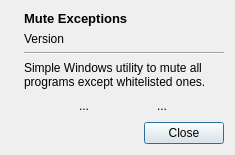
<?xml version="1.0" encoding="UTF-8"?>
<ui version="4.0">
 <class>AboutDialog</class>
 <widget class="QDialog" name="AboutDialog">
  <property name="windowModality">
   <enum>Qt::ApplicationModal</enum>
  </property>
  <property name="geometry">
   <rect>
    <x>0</x>
    <y>0</y>
    <width>400</width>
    <height>208</height>
   </rect>
  </property>
  <property name="sizePolicy">
   <sizepolicy hsizetype="Fixed" vsizetype="Fixed">
    <horstretch>0</horstretch>
    <verstretch>0</verstretch>
   </sizepolicy>
  </property>
  <property name="minimumSize">
   <size>
    <width>0</width>
    <height>0</height>
   </size>
  </property>
  <property name="windowTitle">
   <string>About Mute Exceptions</string>
  </property>
  <property name="sizeGripEnabled">
   <bool>false</bool>
  </property>
  <property name="modal">
   <bool>true</bool>
  </property>
  <layout class="QVBoxLayout" name="verticalLayout">
   <property name="sizeConstraint">
    <enum>QLayout::SetFixedSize</enum>
   </property>
   <item>
    <layout class="QHBoxLayout" name="mainLayout">
     <item>
      <widget class="QLabel" name="logoLabel">
       <property name="sizePolicy">
        <sizepolicy hsizetype="Fixed" vsizetype="Fixed">
         <horstretch>0</horstretch>
         <verstretch>0</verstretch>
        </sizepolicy>
       </property>
       <property name="text">
        <string/>
       </property>
       <property name="pixmap">
        <pixmap resource="../resources/resources.qrc">:/MuteExceptions/about.png</pixmap>
       </property>
       <property name="openExternalLinks">
        <bool>false</bool>
       </property>
      </widget>
     </item>
     <item>
      <layout class="QVBoxLayout" name="infoLayout">
       <property name="sizeConstraint">
        <enum>QLayout::SetDefaultConstraint</enum>
       </property>
       <item>
        <widget class="QLabel" name="applicationNameLabel">
         <property name="sizePolicy">
          <sizepolicy hsizetype="Preferred" vsizetype="Preferred">
           <horstretch>0</horstretch>
           <verstretch>0</verstretch>
          </sizepolicy>
         </property>
         <property name="font">
          <font>
           <pointsize>10</pointsize>
           <weight>75</weight>
           <bold>true</bold>
          </font>
         </property>
         <property name="text">
          <string>Mute Exceptions</string>
         </property>
        </widget>
       </item>
       <item>
        <widget class="QLabel" name="versionLabel">
         <property name="sizePolicy">
          <sizepolicy hsizetype="Preferred" vsizetype="Preferred">
           <horstretch>0</horstretch>
           <verstretch>0</verstretch>
          </sizepolicy>
         </property>
         <property name="text">
          <string>Version</string>
         </property>
         <property name="alignment">
          <set>Qt::AlignLeading|Qt::AlignLeft|Qt::AlignVCenter</set>
         </property>
        </widget>
       </item>
       <item>
        <widget class="Line" name="line">
         <property name="orientation">
          <enum>Qt::Horizontal</enum>
         </property>
        </widget>
       </item>
       <item>
        <widget class="QLabel" name="descriptionLabel">
         <property name="sizePolicy">
          <sizepolicy hsizetype="Preferred" vsizetype="Preferred">
           <horstretch>0</horstretch>
           <verstretch>1</verstretch>
          </sizepolicy>
         </property>
         <property name="minimumSize">
          <size>
           <width>200</width>
           <height>0</height>
          </size>
         </property>
         <property name="text">
          <string>Simple Windows utility to mute all programs except whitelisted ones.</string>
         </property>
         <property name="wordWrap">
          <bool>true</bool>
         </property>
        </widget>
       </item>
       <item>
        <layout class="QHBoxLayout" name="linksLayout">
         <item>
          <widget class="QToolButton" name="websiteButton">
           <property name="toolTip">
            <string>Website</string>
           </property>
           <property name="text">
            <string>...</string>
           </property>
           <property name="icon">
            <iconset resource="../resources/resources.qrc">
             <normaloff>:/MuteExceptions/website.png</normaloff>:/MuteExceptions/website.png</iconset>
           </property>
           <property name="iconSize">
            <size>
             <width>32</width>
             <height>32</height>
            </size>
           </property>
           <property name="checkable">
            <bool>false</bool>
           </property>
           <property name="popupMode">
            <enum>QToolButton::DelayedPopup</enum>
           </property>
           <property name="autoRaise">
            <bool>true</bool>
           </property>
          </widget>
         </item>
         <item>
          <widget class="QToolButton" name="githubButton">
           <property name="toolTip">
            <string>GitHub</string>
           </property>
           <property name="text">
            <string>...</string>
           </property>
           <property name="icon">
            <iconset resource="../resources/resources.qrc">
             <normaloff>:/MuteExceptions/github.png</normaloff>:/MuteExceptions/github.png</iconset>
           </property>
           <property name="iconSize">
            <size>
             <width>32</width>
             <height>32</height>
            </size>
           </property>
           <property name="checkable">
            <bool>false</bool>
           </property>
           <property name="popupMode">
            <enum>QToolButton::DelayedPopup</enum>
           </property>
           <property name="autoRaise">
            <bool>true</bool>
           </property>
          </widget>
         </item>
        </layout>
       </item>
      </layout>
     </item>
    </layout>
   </item>
   <item>
    <widget class="QDialogButtonBox" name="buttonBox">
     <property name="orientation">
      <enum>Qt::Horizontal</enum>
     </property>
     <property name="standardButtons">
      <set>QDialogButtonBox::Close</set>
     </property>
    </widget>
   </item>
  </layout>
 </widget>
 <resources>
  <include location="../resources/resources.qrc"/>
 </resources>
 <connections>
  <connection>
   <sender>buttonBox</sender>
   <signal>accepted()</signal>
   <receiver>AboutDialog</receiver>
   <slot>accept()</slot>
   <hints>
    <hint type="sourcelabel">
     <x>248</x>
     <y>254</y>
    </hint>
    <hint type="destinationlabel">
     <x>157</x>
     <y>274</y>
    </hint>
   </hints>
  </connection>
  <connection>
   <sender>buttonBox</sender>
   <signal>rejected()</signal>
   <receiver>AboutDialog</receiver>
   <slot>reject()</slot>
   <hints>
    <hint type="sourcelabel">
     <x>316</x>
     <y>260</y>
    </hint>
    <hint type="destinationlabel">
     <x>286</x>
     <y>274</y>
    </hint>
   </hints>
  </connection>
 </connections>
</ui>
